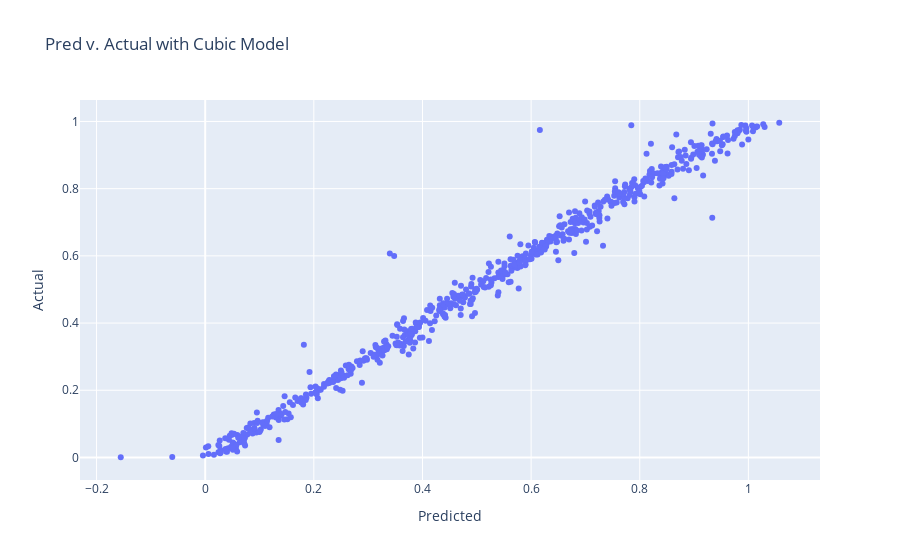
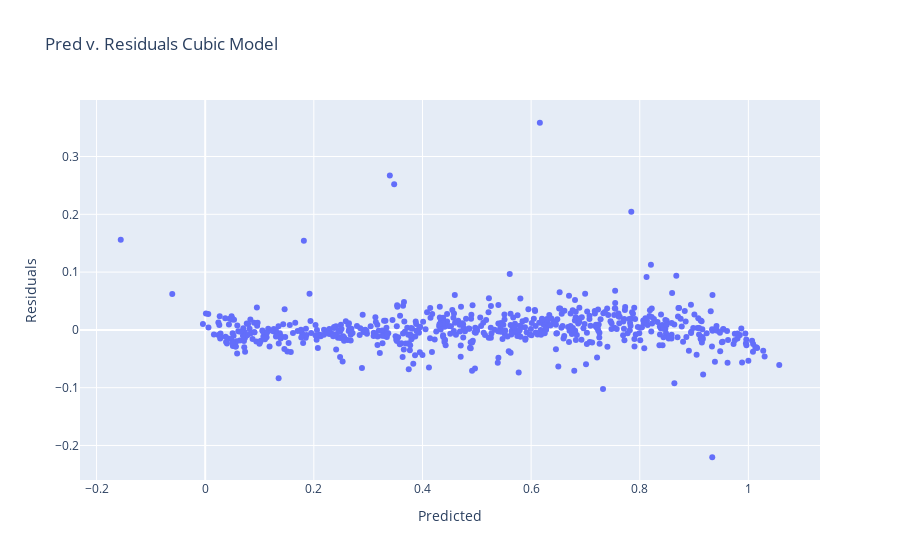

Notebook code cell kept with these figures, in order:
### Markdown cell above
### Cubic Model

### Code cell
poly = PolynomialFeatures(degree=3, include_bias=False)
poly_features = poly.fit_transform(X)

X_train, X_test, y_train, y_test = train_test_split(
    poly_features, y, test_size=0.2, random_state=1
)

poly_reg_model = LinearRegression()
poly_reg_model.fit(X_train, y_train)
y_pred = poly_reg_model.predict(X_test)
y_pred

resid = y_test - y_pred

display(
    px.scatter(
        x=y_pred,
        y=y_test,
        labels={"x": "Predicted", "y": "Actual"},
        title="Pred v. Actual with Cubic Model",
    )
)
display(
    px.scatter(
        x=y_pred,
        y=resid,
        labels={"x": "Predicted", "y": "Residuals"},
        title="Pred v. Residuals Cubic Model",
    )
)

### Figure 1 — Plotly figure (JSON) as saved in the notebook; plotly's stock layout.template omitted (floating-point values rounded to 4 significant figures; data arrays with more than 128 entries replaced by an {"elided": "..."} marker saying what was removed)
{"data": [{"hovertemplate": "Predicted=%{x}<br>Actual=%{y}<extra></extra>", "legendgroup": "", "marker": {"color": "#636efa", "symbol": "circle"}, "mode": "markers", "name": "", "orientation": "v", "showlegend": false, "type": "scatter", "x": {"elided": "629 float values"}, "xaxis": "x", "y": {"elided": "629 float values"}, "yaxis": "y"}], "layout": {"legend": {"tracegroupgap": 0}, "title": {"text": "Pred v. Actual with Cubic Model"}, "xaxis": {"anchor": "y", "domain": [0, 1], "title": {"text": "Predicted"}}, "yaxis": {"anchor": "x", "domain": [0, 1], "title": {"text": "Actual"}}}}

### Figure 2 — Plotly figure (JSON) as saved in the notebook; plotly's stock layout.template omitted (floating-point values rounded to 4 significant figures; data arrays with more than 128 entries replaced by an {"elided": "..."} marker saying what was removed)
{"data": [{"hovertemplate": "Predicted=%{x}<br>Residuals=%{y}<extra></extra>", "legendgroup": "", "marker": {"color": "#636efa", "symbol": "circle"}, "mode": "markers", "name": "", "orientation": "v", "showlegend": false, "type": "scatter", "x": {"elided": "629 float values"}, "xaxis": "x", "y": {"elided": "629 float values"}, "yaxis": "y"}], "layout": {"legend": {"tracegroupgap": 0}, "title": {"text": "Pred v. Residuals Cubic Model"}, "xaxis": {"anchor": "y", "domain": [0, 1], "title": {"text": "Predicted"}}, "yaxis": {"anchor": "x", "domain": [0, 1], "title": {"text": "Residuals"}}}}
